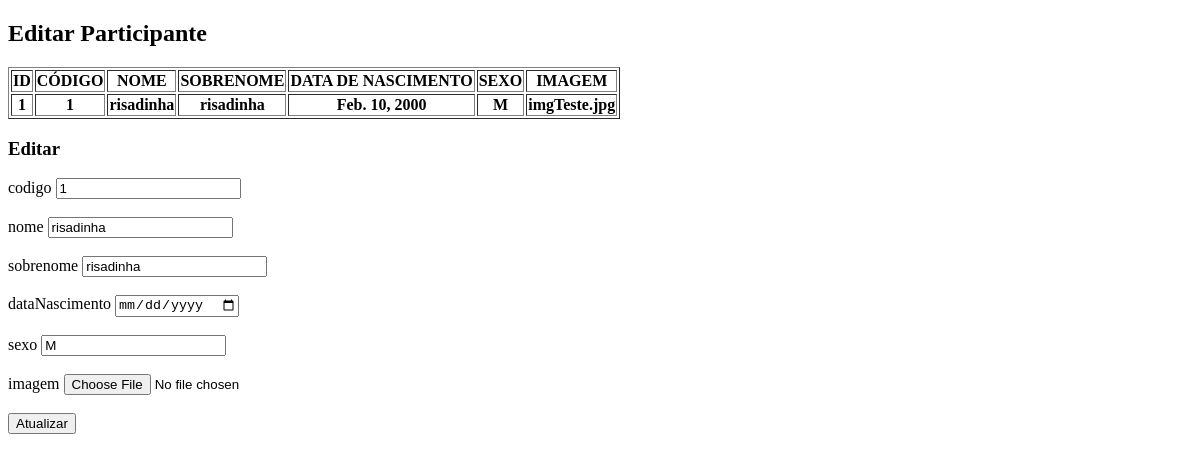
/participante/editar_participante/1, run on an earlier commit of the app's database.
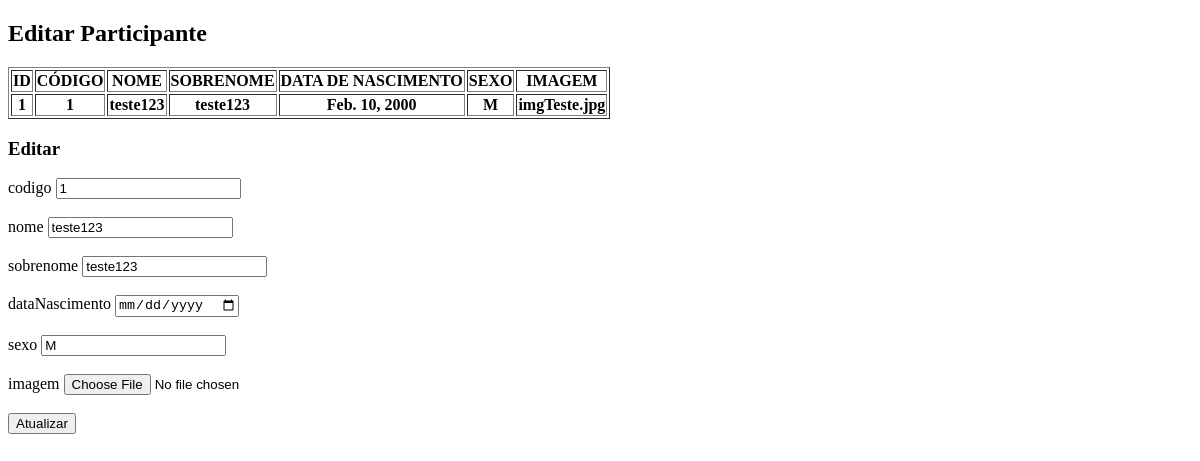
And on a later commit of the database.
### participante/models.py (models this page shows, shortened)
class Participante(models.Model):
    idParticipante  = models.AutoField(primary_key=True)
    codigo          = models.CharField(max_length=8)
    nome            = models.CharField(max_length=30)
    sobrenome       = models.CharField(max_length=30)
    dataNascimento  = models.DateField()
    sexo            = models.CharField(max_length=1, choices=[('M', 'Masculino'), ('F', 'Feminino')])
    imagem          = models.ImageField()

### participante/views.py (the view)
# urls.py: path('editar_participante/<int:id>',    editar_participante,        name='editar_participante'),
def editar_participante(request, id):
    participante = Participante.objects.get(idParticipante=id)
    return render(request, 'participante/atualizar_participante.html', {'participante': participante})

### participante/templates/participante/atualizar_participante.html (shortened to what this page needs)
<!doctype html>
<html lang="pt-br">
<head>
</head>
<body>
<container>
    <div>
        <div>
            <h2>Editar Participante </h2>
        </div>
        <div>
            <table border="1">
                <tr>
                    <th>ID                  </th>
                    <th>CÓDIGO              </th>
                    <th>NOME                </th>
                    <th>SOBRENOME           </th>
                    <th>DATA DE NASCIMENTO  </th>
                    <th>SEXO                </th>
                    <th>IMAGEM              </th>
                </tr>
                <tr>
                    <th>{{participante.idParticipante  }}</th>
                    <th>{{participante.codigo          }}</th>
                    <th>{{participante.nome            }}</th>
                    <th>{{participante.sobrenome       }}</th>
                    <th>{{participante.dataNascimento  }}</th>
                    <th>{{participante.sexo            }}</th>
                    <th>{{participante.imagem          }}</th>
                </tr>
            </table>
        </div>
        <div>
            <h3> Editar </h3>
        </div>
        <div>
            <form action="{% url 'atualizar_participante' participante.idParticipante %}" method="POST">
                codigo              <input type="text"  name="codigo"           value="{{ participante.codigo           }}"   required>
                <br>
                <br>
                nome                <input type="text"  name="nome"             value="{{ participante.nome             }}"   required>
                <br>
                <br>
                sobrenome           <input type="text"  name="sobrenome"        value="{{ participante.sobrenome        }}"   required>
                <br>
                <br>
                dataNascimento      <input type="date"  name="dataNascimento"   value="{{ participante.dataNascimento   }}"   required>
                <br>
                <br>
                sexo                <input type="text"  name="sexo"             value="{{ participante.sexo             }}"   required>
                <br>
                <br>
                imagem              <input type="file"  name="imagem"           value="{{ participante.imagem           }}"   required>
                <br>
                <br>
                <button type="submit" onclick="return confirm('Deseja realmente atualizar este participante?')">Atualizar</button>
            </form>
        </div>
        <br>
    </div>
</container>
</body>
</html>

What changed in the data, as far as the page shows it:
changed Participante "imgTeste.jpg": nome "risadinha" → "teste123"; sobrenome "risadinha" → "teste123"
